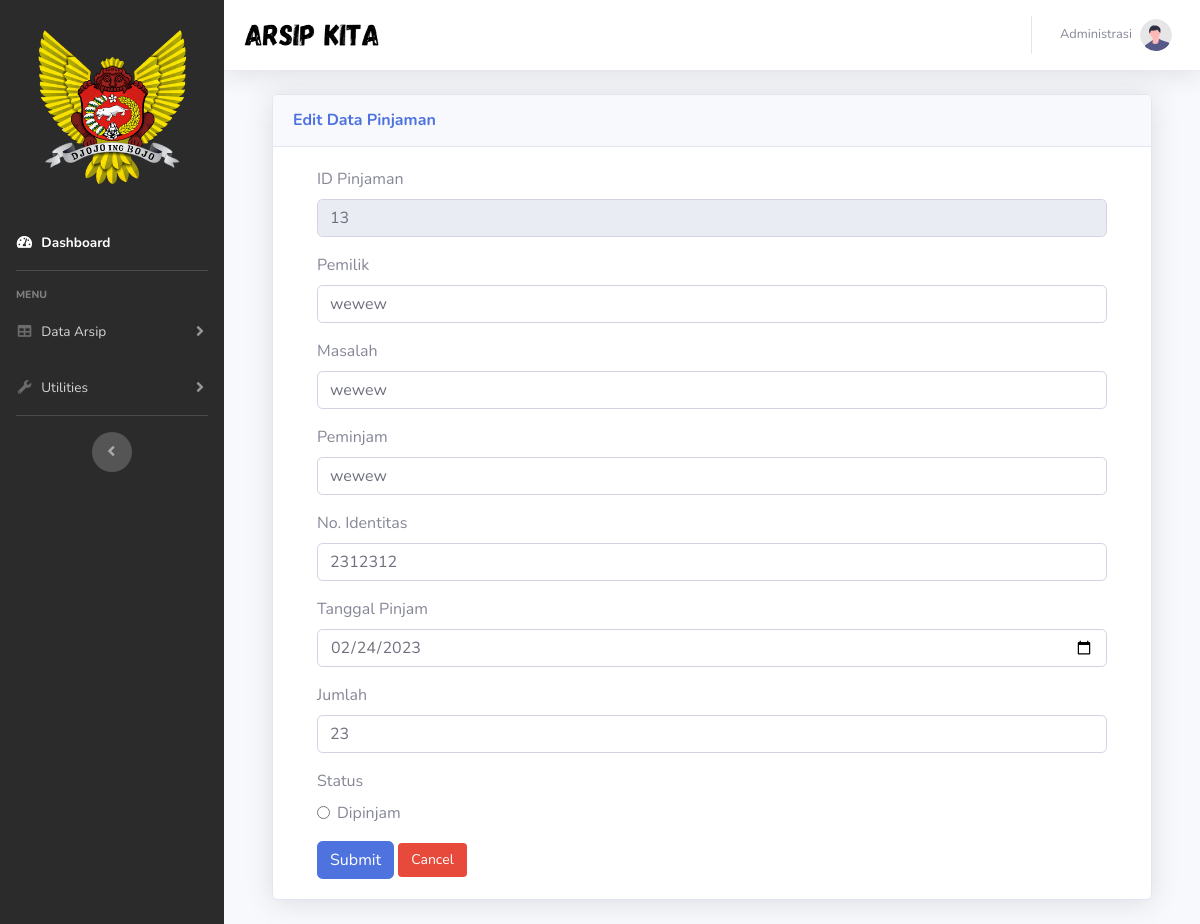
The app's page /admin/pinjaman/editdata_pinjam.php?id_transaksi=13 with its own data.
### tables this page shows
CREATE TABLE `tb_transaksi` (
  `id_transaksi` int(100) NOT NULL,
  `nama_pemilik` varchar(100) NOT NULL,
  `peminjam` varchar(100) NOT NULL,
  `no_identitas` varchar(100) NOT NULL,
  `tanggal_pinjam` date NOT NULL,
  `jumlah` varchar(100) NOT NULL,
  `keterangan_pinjam` varchar(100) NOT NULL,
  `status` varchar(100) NOT NULL,
  `tanggal_dikembalikan` date NOT NULL
);

### database/koneksi.php (called while the page is built, shortened)
<?php
class koneksi
{
    private $host = "localhost";
    private $user = "root";
    private $password = "";
    private $database = "disarsipus";
    private $koneksi;
    private function connect()
    {
        $this->koneksi = mysqli_connect($this->host, $this->user, $this->password, $this->database);
    }
    public function query($sql)
    {
        return $this->koneksi->query($sql);
    }
}

### admin/pinjaman/editdata_pinjam.php (the view, shortened to what this page needs)
<?php
require_once '../../database/koneksi.php';
$koneksi = new koneksi();
include './layout/header.php';
?>
<head>
</head>
<body id="page-top">
    <div id="wrapper">
        <ul class="navbar-nav sidebar sidebar-dark accordion" id="accordionSidebar" style="background-color:#2b2b2b;">
            <a class="sidebar-brand d-flex align-items-center justify-content-center" href="../dashboard.php">
                <div class="sidebar-brand-icon text-center">
                    <br><br><br><br><br><br>
                    <img src="../../assets/img/arsip.png" width="77%">
                </div>
            </a>
            <br><br><br><br><br><br>
            <li class="nav-item active">
                <a class="nav-link" href="../dashboard.php">
                    <i class="fas fa-fw fa-tachometer-alt"></i>
                    <span>Dashboard</span></a>
            </li>
            <hr class="sidebar-divider">
            <div class="sidebar-heading">
                Menu
            </div>
            <li class="nav-item">
                <a class="nav-link collapsed" href="#" data-toggle="collapse" data-target="#collapseTwo"
                    aria-expanded="true" aria-controls="collapseTwo">
                    <i class="fas fa-fw fa-table"></i>
                    <span>Data Arsip</span>
                </a>
            </li>
            <li class="nav-item">
                <a class="nav-link collapsed" href="#" data-toggle="collapse" data-target="#collapseUtilities"
                    aria-expanded="true" aria-controls="collapseUtilities">
                    <i class="fas fa-fw fa-wrench"></i>
                    <span>Utilities</span>
                </a>
            </li>
            <hr class="sidebar-divider d-none d-md-block">
            <div class="text-center d-none d-md-inline">
                <button class="rounded-circle border-0" id="sidebarToggle"></button>
            </div>
        </ul>
        <div id="content-wrapper" class="d-flex flex-column">
            <div id="content">
                <nav class="navbar navbar-expand navbar-light bg-white topbar mb-4 static-top shadow">
                    <form
                        class="d-none d-sm-inline-block form-inline mr-auto ml-md-0 my-2 my-md-0 mw-100 navbar-search">
                        <img src="../../assets/img/tulisan.png" width="36%">
                    </form>
                    <ul class="navbar-nav ml-auto">
                        <li class="nav-item dropdown no-arrow">
                            <a class="nav-link dropdown-toggle" href="#" id="userDropdown" role="button"
                                data-toggle="dropdown" aria-haspopup="true" aria-expanded="false">
                                <span class="mr-2 d-none d-lg-inline text-gray-600 small">Administrasi</span>
                                <img class="img-profile rounded-circle" src="../../assets/img/undraw_profile.svg">
                            </a>
                        </li>
                    </ul>
                </nav>
                <div class="container-fluid">
                    <?php
    $id = $_GET['id_transaksi'];
    $query = "SELECT * FROM tb_transaksi WHERE id_transaksi = '$id'";
    $result = $koneksi->query($query);
    $row = mysqli_fetch_assoc($result);
    ?>
                    <div class="container">
                        <div class="card shadow mb-4">
                            <div class="card-header py-3">
                                <h6 class="m-0 font-weight-bold text-primary">Edit Data Pinjaman</h6>
                            </div>
                            <div class="container">
                                <div class="card-body">
                                    <div class="row">
                                        <div class="col-md-12">
                                            <form action="operasi_edit_data_pinjam.php" method="POST">
                                                <div class="form-group">
                                                    <label for="id_transaksi">ID Pinjaman</label>
                                                    <input type="text" class="form-control" name="id_transaksi"
                                                        id="id_transaksi" value="<?php echo $row['id_transaksi']; ?>"
                                                        readonly>
                                                </div>
                                                <div class="form-group">
                                                    <label for="nama_pemilik">Pemilik</label>
                                                    <input type="text" class="form-control" name="nama_pemilik"
                                                        id="nama_pemilik" required
                                                        value="<?php echo $row['nama_pemilik']; ?>">
                                                </div>
                                                <div class="form-group">
                                                    <label for="keterangan_pinjam">Masalah</label>
                                                    <input type="text" class="form-control" name="keterangan_pinjam"
                                                        id="keterangan_pinjam" required
                                                        value="<?php echo $row['keterangan_pinjam']; ?>">
                                                </div>
                                                <div class="form-group">
                                                    <label for="jalan">Peminjam</label>
                                                    <input type="text" class="form-control" name="peminjam"
                                                        id="peminjam" required value="<?php echo $row['peminjam']; ?>">
                                                </div>
                                                <div class="form-group">
                                                    <label for="no_identitas">No. Identitas</label>
                                                    <input type="number" class="form-control" name="no_identitas"
                                                        id="no_identitas" required
                                                        value="<?php echo $row['no_identitas']; ?>">
                                                </div>
                                                <div class="form-group">
                                                    <label for="tanggal_pinjam">Tanggal Pinjam</label>
                                                    <input type="date" class="form-control" name="tanggal_pinjam"
                                                        id="tanggal_pinjam" required
                                                        value="<?php echo $row['tanggal_pinjam']; ?>">
                                                </div>
                                                <div class="form-group">
                                                    <label for="jumlah">Jumlah</label>
                                                    <input type="number" class="form-control" name="jumlah" id="jumlah"
                                                        required value="<?php echo $row['jumlah']; ?>">
                                                </div>
                                                <div class="form-group">
                                                    <label for="status">Status</label>
                                                    <div class="form-check">
                                                        <input class="form-check-input" type="radio" name="status"
                                                            id="dipinjam" value="dipinjam"
                                                            <?php echo $row['status'] == 'dipinjam' ? 'checked' : ''; ?>>
                                                        <label class="form-check-label" for="dipinjam">Dipinjam</label>
                                                    </div>
                                                </div>
                                                <button type="submit" class="btn btn-primary" name="Update"
                                                    value="Update Data">
                                                    Submit
                                                </button>
                                                <a href="pinjaman.php" class="btn btn-danger">Cancel</a>
                                            </form>
                                        </div>
                                    </div>
                                </div>
</body>
</html>
<?php include './layout/footer.php'; ?>

### assets/css/style.css (style rules this page uses)
a.btn { display: inline-block; padding: 6px 12px; margin-bottom: 0; font-size: 14px; font-weight: 400; line-height: 1.42857143; text-align: center; white-space: nowrap; vertical-align: middle; cursor: pointer; -webkit-user-select: none; -moz-user-select: none; -ms-user-select: none; user-select: none; background-image: none; border: 1px solid transparent; border-radius: 4px; }
.btn-danger { color: #fff; background-color: #d9534f; border-color: #d43f3a; }

### records on screen
tb_transaksi: id_transaksi "13", nama_pemilik "wewew", keterangan_pinjam "wewew", peminjam "wewew", no_identitas "2312312", tanggal_pinjam "02/24/2023", jumlah "23", status "☐ Dipinjam"
